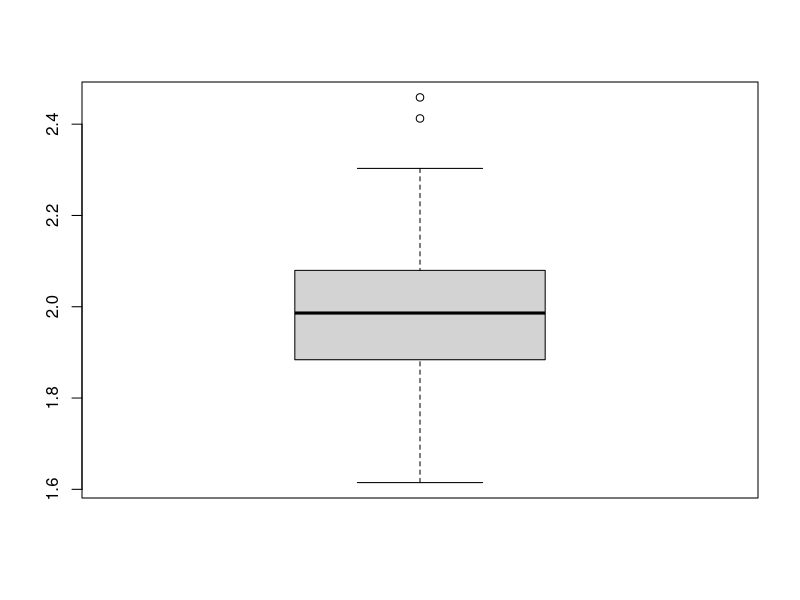
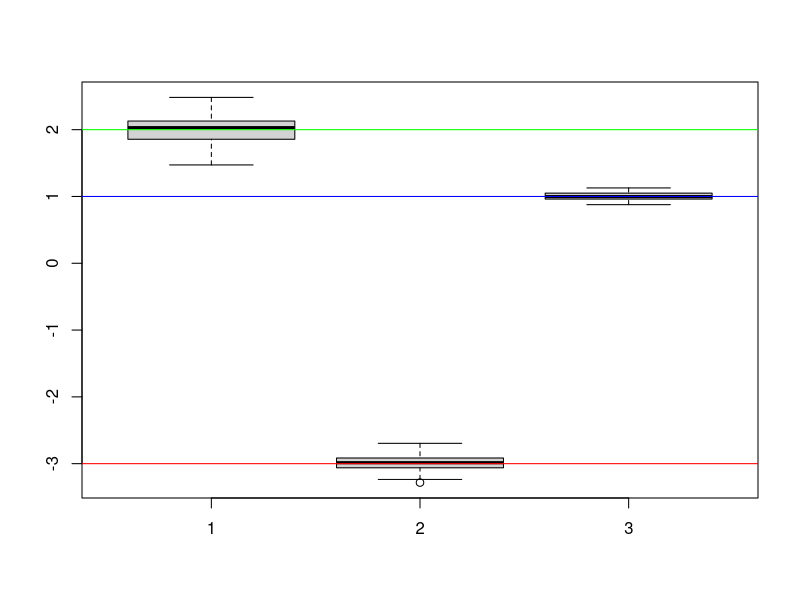
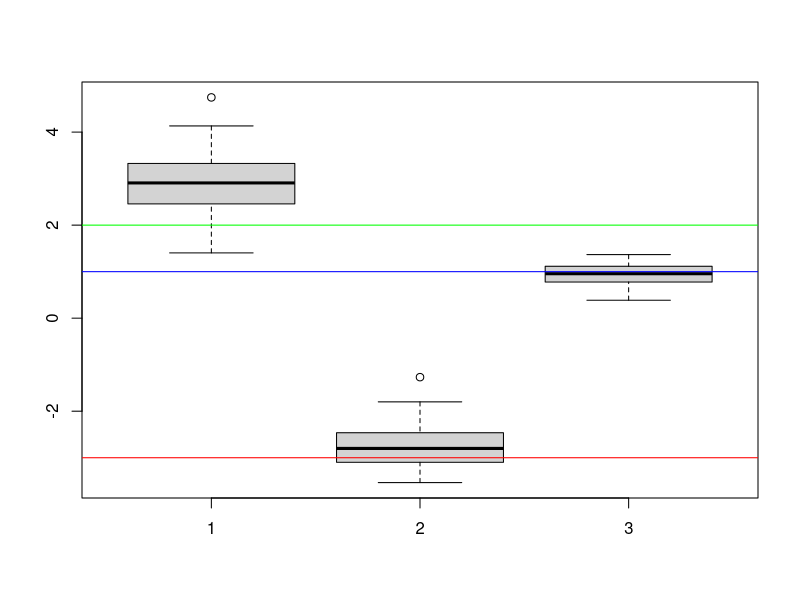

Generate these figures, in order, with R:
# Set the number of observations
n <- 100

# Set a seed for reproducibility
set.seed(123)

# Generate predictor variables: first column is normal, second column is Poisson with lambda = 3
X <- cbind(rnorm(n), rpois(n, lambda = 3))

# Define the true coefficients (beta) for the linear model, including the intercept term
beta <- c(2, -3, 1)

# Add an intercept column of 1s to the design matrix X for calculating y
design <- cbind(rep(1, n), X)

# Generate response variable 'y' as a linear combination of X and beta, adding random normal noise
y <- design %*% beta + rnorm(n)

# Create a data frame containing y and predictors for the regression model
data <- data.frame(cbind(y , X))
names(data) <- c("y", "x1", "x2")

# Fit a linear model to the generated data and print summary of model coefficients
fit_lm <- lm(y ~ ., data = data)
summary(fit_lm)

# Compute the least squares solution manually for verification
solve(t(design) %*% design) %*% t(design) %*% y

# Set the number of bootstrap samples for confidence interval estimation
B <- 100
n <- nrow(data)

# Initialize a matrix to store bootstrapped estimates of coefficients
beta_hat <- matrix(NA, B, 3)

# Perform bootstrapping to generate confidence intervals for coefficients
for(b in 1:B) {
  
  # Resample the data with replacement
  boot_data <- data[sample(1:n, n, replace = T), ]
  
  # Fit linear model to the bootstrap sample
  boot_lm <- lm(y ~ ., data = boot_data)
  
  # Store the coefficients from the bootstrapped model
  beta_hat[b, ] <- boot_lm$coefficients
  
}

# Visualize distribution of the intercept estimates using a boxplot
boxplot(beta_hat[, 1])

# Calculate 95% confidence intervals for the intercept estimate
quantile(beta_hat[, 1], probs = c(0.025, 0.975))

# Calculate 95% confidence intervals for all coefficients
apply(beta_hat, 2, quantile, probs = c(0.025, 0.975))





### Simulation Study: Impact of Contaminated Data on Regression Estimates ###

# Set the number of observations
n <- 100

# Set a seed for reproducibility
set.seed(123)

# Generate predictor variables: first column is normal, second column is Poisson with lambda = 3
X <- cbind(rnorm(n), rpois(n, lambda = 3))

# Define true coefficients for the linear model
beta <- c(2, -3, 1)

# Add an intercept column of 1s to the design matrix X
design <- cbind(rep(1, n), X)

# Set number of iterations for the simulation study
H <- 100

# Initialize matrices to store coefficient estimates with and without contamination
beta_hat <- beta_hat_cont <- matrix(NA, H, 3)

# Loop to generate regression estimates over multiple iterations with and without contamination
for(h in 1:H) {
  
  # Generate uncontaminated response variable y with random normal noise
  y <- design %*% beta + rnorm(n)
  
  # Copy y to y_star and introduce contamination by setting 5 random y values to 20
  y_star <- y
  y_star[sample(1:n, 5)] <- 20
  
  # Fit a linear model to the uncontaminated data
  fit <- lm(y ~ X[,1] + X[, 2])
  
  # Fit a linear model to the contaminated data
  fit_cont <- lm(y_star ~ X[,1] + X[, 2])
  
  # Store coefficients from both models
  beta_hat[h, ] <- fit$coefficients
  beta_hat_cont[h, ] <- fit_cont$coefficients
  
}

# Visualize the distribution of coefficients with uncontaminated data
boxplot(beta_hat)
abline(h = beta[1], col = "green")  # True intercept
abline(h = beta[2], col = "red")    # True coefficient for X[,1]
abline(h = beta[3], col = "blue")   # True coefficient for X[,2]

# Visualize the distribution of coefficients with contaminated data
boxplot(beta_hat_cont)
abline(h = beta[1], col = "green")  # True intercept
abline(h = beta[2], col = "red")    # True coefficient for X[,1]
abline(h = beta[3], col = "blue")   # True coefficient for X[,2]
